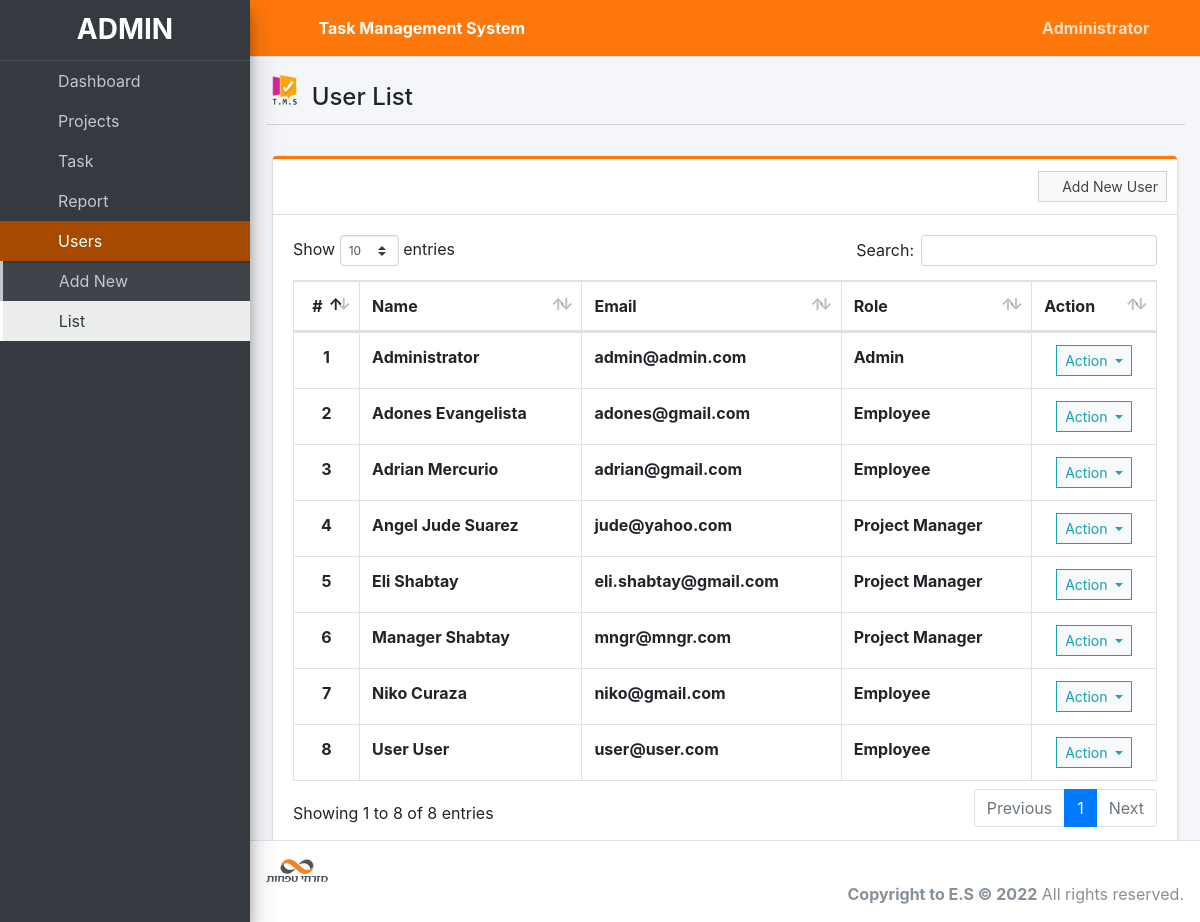
The page /index.php?page=user_list (signed in) on the database as committed earlier.
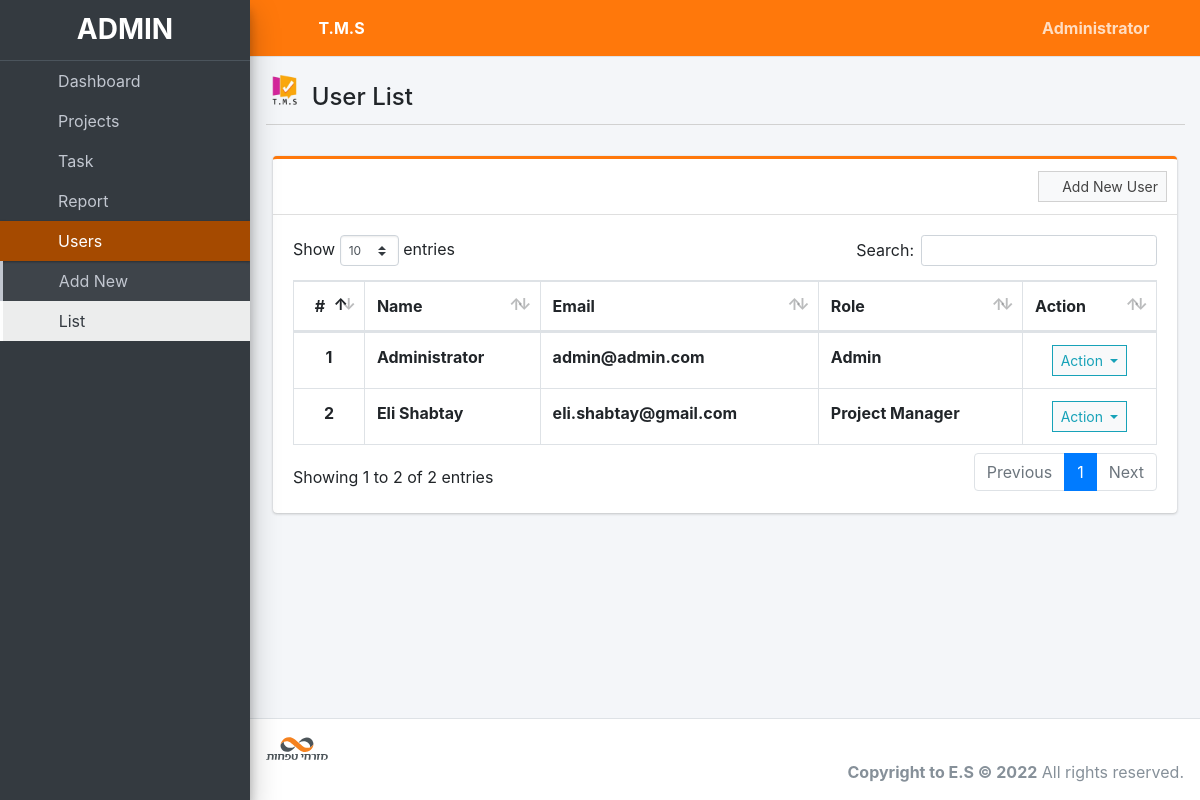
The same page on the database as committed later.
### tables this page shows
CREATE TABLE `users` (
  `id` int(30) NOT NULL,
  `firstname` varchar(200) NOT NULL,
  `lastname` varchar(200) NOT NULL,
  `email` varchar(200) NOT NULL,
  `password` text NOT NULL,
  `type` tinyint(1) NOT NULL DEFAULT 2 COMMENT '1 = admin, 2 = staff',
  `avatar` text NOT NULL DEFAULT 'no-image-available.png',
  `date_created` datetime NOT NULL DEFAULT current_timestamp()
);

### user_list.php (the view, shortened to what this page needs)
<?php include'db_connect.php' ?>
<div class="col-lg-12">
	<div class="card card-outline card-success">
		<div class="card-header">
			<div class="card-tools">
				<a class="btn btn-block btn-sm btn-default btn-flat border-primary" href="./index.php?page=new_user"><i class="fa fa-plus"></i> Add New User</a>
			</div>
		</div>
		<div class="card-body">
			<table class="table tabe-hover table-bordered" id="list">
				<thead>
					<tr>
						<th class="text-center">#</th>
						<th>Name</th>
						<th>Email</th>
						<th>Role</th>
						<th>Action</th>
					</tr>
				</thead>
				<tbody>
					<?php
					$i = 1;
					$type = array('',"Admin","Project Manager","Employee");
					$qry = $conn->query("SELECT *,concat(firstname,' ',lastname) as name FROM users order by concat(firstname,' ',lastname) asc");
					while($row= $qry->fetch_assoc()):
					?>
					<tr>
						<th class="text-center"><?php echo $i++ ?></th>
						<td><b><?php echo ucwords($row['name']) ?></b></td>
						<td><b><?php echo $row['email'] ?></b></td>
						<td><b><?php echo $type[$row['type']] ?></b></td>
						<td class="text-center">
							<button type="button" class="btn btn-default btn-sm btn-flat border-info wave-effect text-info dropdown-toggle" data-toggle="dropdown" aria-expanded="true">
		                      Action
		                    </button>
						</td>
					</tr>
				<?php endwhile; ?>
				</tbody>
			</table>
		</div>
	</div>
</div>

### topbar.php (shortened to what this page needs)
<nav class="main-header navbar navbar-expand navbar-success navbar-dark ">
  <ul class="navbar-nav">
    <?php if(isset($_SESSION['login_id'])): ?>
    <li class="nav-item">
      <a class="nav-link" data-widget="pushmenu" href="" role="button"><i class="fas fa-bars"></i></a>
    </li>
  <?php endif; ?>
    <li>
      <a class="nav-link text-white"  href="./" role="button">
<large><b><?php echo $_SESSION['system']['name'] ?></b></large></a>
    </li>
  </ul>
  <ul class="navbar-nav ml-auto">
    <li class="nav-item">
      <a class="nav-link" data-widget="fullscreen" href="#" role="button">
        <i class="fas fa-expand-arrows-alt"></i>
      </a>
    </li>
   <li class="nav-item dropdown">
          <a class="nav-link"  data-toggle="dropdown" aria-expanded="true" href="javascript:void(0)">
            <span>
              <div class="d-felx badge-pill">
                <span class="fa fa-user"></span>
                <span><b><?php echo ucwords($_SESSION['login_firstname']) ?></b></span>
                <span class="fa fa-angle-down"></span>
              </div>
            </span>
          </a>
    </li>
  </ul>
</nav>

Rows that differ between the two databases and show on the page:
removed users: name "Adones Evangelista", email "adones@gmail.com", type "Employee"
removed users: name "Adrian Mercurio", email "adrian@gmail.com", type "Employee"
removed users: name "Angel Jude Suarez", email "jude@yahoo.com", type "Project Manager"
removed users: name "Manager Shabtay", email "mngr@mngr.com", type "Project Manager"
removed users: name "Niko Curaza", email "niko@gmail.com", type "Employee"
removed users: name "User User", email "user@user.com", type "Employee"
Other text that changed with them:
$_SESSION['system']['name']: "Task Management System" → "T.M.S"
text written by a page script: "Show entries Search: Showing 1 to 8 of 8 entries Previous 1 Next" → "Show entries Search: Showing 1 to 2 of 2 entries Previous 1 Next"
